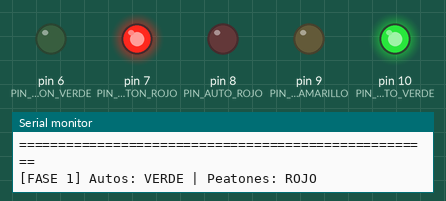
A sketch run on a simulated Arduino Uno, built with avr-gcc and run on an emulated ATmega328P. Shown: output pins drawn as LEDs (lit = HIGH), the last lines printed to the serial monitor.

Above: at 2.6 s.
At 6.1 s:
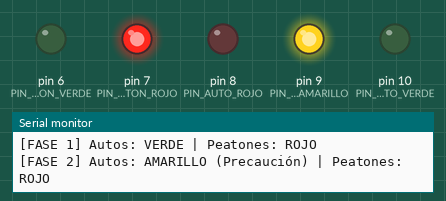
At 10.1 s:
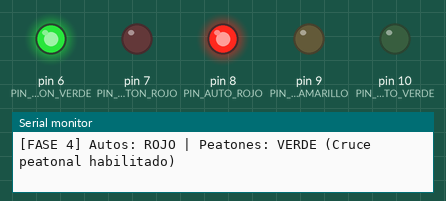
At 12.27 s:
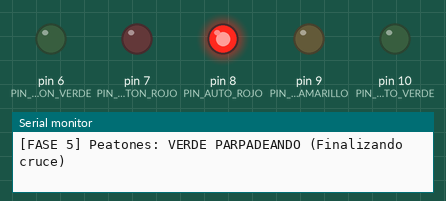
At 14.6 s:
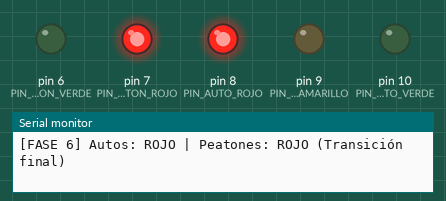
Timing chart, 0 to 17.4 s (numbered marks = the images above):
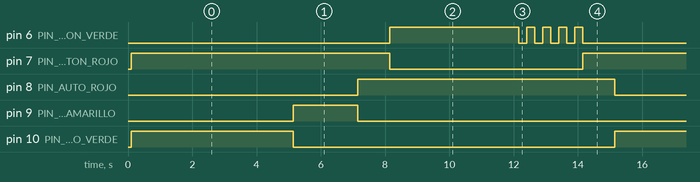

The sketch:

03_Semaforo_Vehicular_Peatonal.ino
```cpp
/*
 * ==============================================================================
 * PROYECTO 3: Semáforo Sincronizado para Carros y Peatones
 * ==============================================================================
 * Descripción:
 *   Control integral de una intersección con semáforo vehicular (Verde, Amarillo, Rojo)
 *   y semáforo peatonal (Verde, Rojo) trabajando en sincronía con garantías
 *   de seguridad vial.
 *
 * Reglas de Seguridad Crítica:
 *   1. Nunca deben coexistir simultáneamente luz verde vehicular y verde peatonal.
 *   2. Se incluye un intervalo "All-Red" (todo en rojo) para despeje total.
 *   3. La fase peatonal incluye parpadeo de advertencia antes de regresar a rojo.
 *
 * Asignación de Pines:
 *   [Semáforo Vehicular]
 *   - Pin 10 -> LED Verde Vehicular
 *   - Pin 9  -> LED Amarillo Vehicular
 *   - Pin 8  -> LED Rojo Vehicular
 *
 *   [Semáforo Peatonal]
 *   - Pin 7  -> LED Rojo Peatonal (Alto al peatón)
 *   - Pin 6  -> LED Verde Peatonal (Cruce peatonal permitido)
 *
 *   Todos los LEDs usan resistencias limitadoras de 220 Ω conectadas a GND.
 * ==============================================================================
 */

// Pines Semáforo Vehicular
const uint8_t PIN_AUTO_VERDE    = 10;
const uint8_t PIN_AUTO_AMARILLO = 9;
const uint8_t PIN_AUTO_ROJO     = 8;

// Pines Semáforo Peatonal
const uint8_t PIN_PEATON_ROJO   = 7;
const uint8_t PIN_PEATON_VERDE  = 6;

// Tiempos de las Fases (milisegundos)
const unsigned long TIEMPO_AUTO_VERDE       = 5000; // Carros avanzan
const unsigned long TIEMPO_AUTO_AMARILLO    = 2000; // Carros frenan
const unsigned long TIEMPO_SEGURIDAD_ROJO   = 1000; // Despeje intersección
const unsigned long TIEMPO_PEATON_VERDE     = 4000; // Peatones cruzan
const unsigned long TIEMPO_AVISO_PEATON     = 2000; // Parpadeo peatonal
const uint8_t       CANTIDAD_PARPADEOS      = 4;

void setup() {
  Serial.begin(9600);
  Serial.println(F("====================================================="));
  Serial.println(F(" Sistema Iniciado: 03 - Semáforo Vehicular y Peatonal"));
  Serial.println(F("====================================================="));

  // Configuración de salidas
  pinMode(PIN_AUTO_VERDE, OUTPUT);
  pinMode(PIN_AUTO_AMARILLO, OUTPUT);
  pinMode(PIN_AUTO_ROJO, OUTPUT);

  pinMode(PIN_PEATON_ROJO, OUTPUT);
  pinMode(PIN_PEATON_VERDE, OUTPUT);

  // Estado seguro inicial: Vehicular Verde, Peatonal Rojo
  actualizarSemaforos(HIGH, LOW, LOW, HIGH, LOW);
}

void loop() {
  // FASE 1: Paso vehicular (Autos Verde, Peatones Rojo)
  Serial.println(F("[FASE 1] Autos: VERDE | Peatones: ROJO"));
  actualizarSemaforos(HIGH, LOW, LOW, HIGH, LOW);
  delay(TIEMPO_AUTO_VERDE);

  // FASE 2: Advertencia vehicular (Autos Amarillo, Peatones Rojo)
  Serial.println(F("[FASE 2] Autos: AMARILLO (Precaución) | Peatones: ROJO"));
  actualizarSemaforos(LOW, HIGH, LOW, HIGH, LOW);
  delay(TIEMPO_AUTO_AMARILLO);

  // FASE 3: Seguridad / Despeje de intersección (Autos Rojo, Peatones Rojo)
  Serial.println(F("[FASE 3] Autos: ROJO | Peatones: ROJO (Despeje de vía)"));
  actualizarSemaforos(LOW, LOW, HIGH, HIGH, LOW);
  delay(TIEMPO_SEGURIDAD_ROJO);

  // FASE 4: Cruce peatonal seguro (Autos Rojo, Peatones Verde Fijo)
  Serial.println(F("[FASE 4] Autos: ROJO | Peatones: VERDE (Cruce peatonal habilitado)"));
  actualizarSemaforos(LOW, LOW, HIGH, LOW, HIGH);
  delay(TIEMPO_PEATON_VERDE);

  // FASE 5: Advertencia de fin de tiempo peatonal (Verde Peatonal parpadea)
  Serial.println(F("[FASE 5] Peatones: VERDE PARPADEANDO (Finalizando cruce)"));
  parpadearVerdePeatonal(CANTIDAD_PARPADEOS, TIEMPO_AVISO_PEATON);

  // FASE 6: Cierre Peatonal y preparación vehicular (Autos Rojo, Peatones Rojo)
  Serial.println(F("[FASE 6] Autos: ROJO | Peatones: ROJO (Transición final)"));
  actualizarSemaforos(LOW, LOW, HIGH, HIGH, LOW);
  delay(TIEMPO_SEGURIDAD_ROJO);
}

// Función centralizada para actualizar todas las salidas simultáneamente
void actualizarSemaforos(uint8_t aVerde, uint8_t aAmarillo, uint8_t aRojo,
                         uint8_t pRojo, uint8_t pVerde) {
  digitalWrite(PIN_AUTO_VERDE, aVerde);
  digitalWrite(PIN_AUTO_AMARILLO, aAmarillo);
  digitalWrite(PIN_AUTO_ROJO, aRojo);

  digitalWrite(PIN_PEATON_ROJO, pRojo);
  digitalWrite(PIN_PEATON_VERDE, pVerde);
}

// Función para generar destellos de aviso en el LED peatonal
void parpadearVerdePeatonal(uint8_t destellos, unsigned long tiempoTotal) {
  unsigned long retardoMitad = (tiempoTotal / destellos) / 2;
  for (uint8_t i = 0; i < destellos; i++) {
    digitalWrite(PIN_PEATON_VERDE, LOW);
    delay(retardoMitad);
    digitalWrite(PIN_PEATON_VERDE, HIGH);
    delay(retardoMitad);
  }
  digitalWrite(PIN_PEATON_VERDE, LOW);
}
```

Measured:
- by itself, pin 7 (PIN_PEATON_ROJO): alternates HIGH for 9.0 s and LOW for 6.0 s
- by itself, pin 8 (PIN_AUTO_ROJO): alternates HIGH for 8.0 s and LOW for 7.0 s
- by itself, pin 9 (PIN_AUTO_AMARILLO): alternates HIGH for 2.0 s and LOW for 13.0 s
- by itself, pin 10 (PIN_AUTO_VERDE): alternates HIGH for 5.0 s and LOW for 10.0 s
- by itself, pin 6 (PIN_PEATON_VERDE): goes HIGH 4.0 s, 4 × (LOW 0.25 s, HIGH 0.25 s), LOW 9.0 s, HIGH 4.0 s, 4 × (LOW 0.25 s, HIGH 0.25 s), LOW 9.0 s, then HIGH
